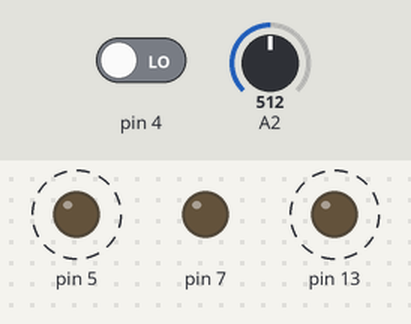
This sketch was run on a simulated Arduino Nano, built with avr-gcc and run on an emulated ATmega328P. Shown: output pins drawn as LEDs (lit = HIGH). Dashed ring = blinking. The test bench sets the inputs (shaded band); at power-on: pin 4 LOW, A2 = 512.

Above: at 1.2 s.
1.3 s: pin 4 driven HIGH
At 1.51 s:
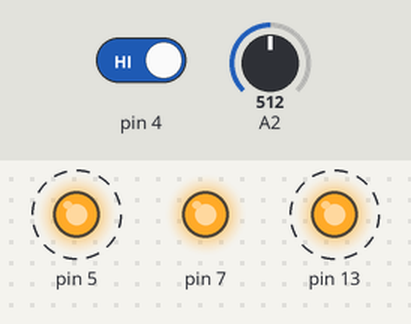
4.3 s: pin 4 driven LOW
At 4.86 s:
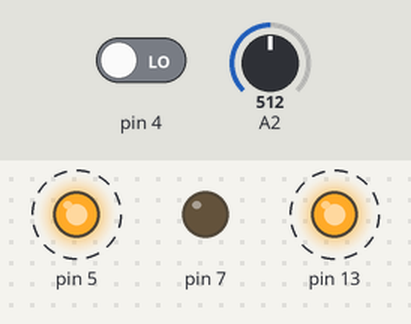
Timing chart, 0 to 13.3 s (numbered marks = the images above; inputs shaded):
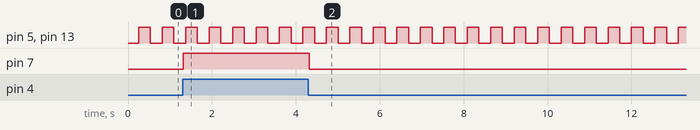

The sketch:

irTest.ino
```cpp
#define AMP_1_PIN ((byte)A2)
#define AMP_2_PIN ((byte)A4)
#define VOLT_PIN ((byte)A6)
#define IR_RX_PIN ((byte)4)
#define IR_RX_ANALOG_PIN ((byte)A2)
#define IR_TX_PIN ((byte)5)
#define ROCKER_PIN ((byte)6)
#define STATUS_LED_PIN ((byte)7)
#define MOTOR_PIN ((byte)8)
#define WORKING_LED_PIN ((byte)9)

void setup() {
	pinMode(IR_RX_PIN, INPUT);
	pinMode(IR_TX_PIN, OUTPUT);
	pinMode(STATUS_LED_PIN, OUTPUT);
  pinMode(13, OUTPUT);
}

byte blinkCt = 0;

void loop() {
	digitalWrite(STATUS_LED_PIN, digitalRead(IR_RX_PIN));
	Serial.print("IR Receiver Value: ");
	Serial.println(analogRead(IR_RX_ANALOG_PIN));
  if(blinkCt >= 10) {
    blinkCt = 0;
    if(digitalRead(13))
      digitalWrite(13, LOW);
    else
      digitalWrite(13, HIGH);
    if(digitalRead(IR_TX_PIN))
      digitalWrite(IR_TX_PIN, LOW);
    else
      digitalWrite(IR_TX_PIN, HIGH);
  }
  else {
    blinkCt++;
  }
	delay(25);
}
```

Measured:
- after the input at 1.3 s, pin 7: LOW → HIGH at once
- after the input at 4.3 s, pin 7: HIGH → LOW at once
- by itself, pin 5, pin 13: alternates HIGH for 0.28 s and LOW for 0.28 s
